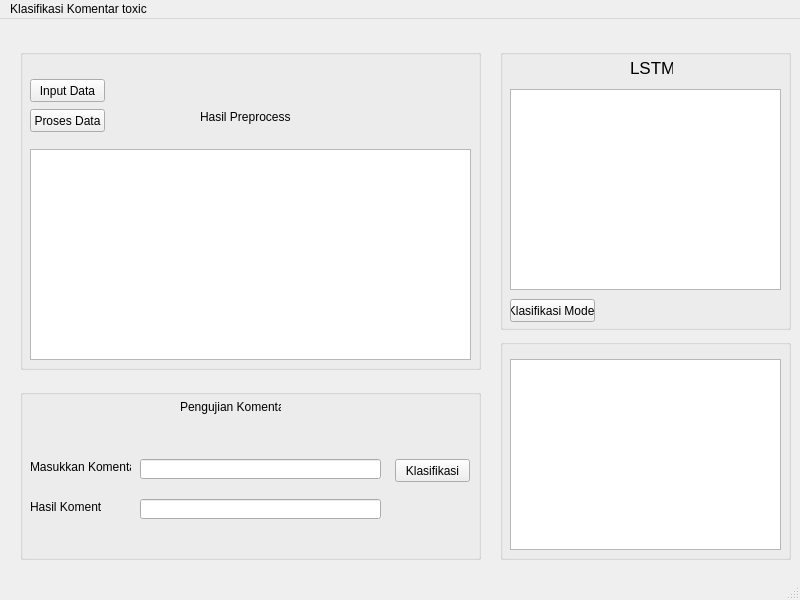
<?xml version="1.0" encoding="UTF-8"?>
<ui version="4.0">
 <class>MainWindow</class>
 <widget class="QMainWindow" name="MainWindow">
  <property name="geometry">
   <rect>
    <x>0</x>
    <y>0</y>
    <width>800</width>
    <height>600</height>
   </rect>
  </property>
  <property name="windowTitle">
   <string>MainWindow</string>
  </property>
  <widget class="QWidget" name="centralwidget">
   <widget class="QGroupBox" name="groupBox_3">
    <property name="geometry">
     <rect>
      <x>20</x>
      <y>370</y>
      <width>461</width>
      <height>171</height>
     </rect>
    </property>
    <property name="title">
     <string/>
    </property>
    <widget class="QLabel" name="labelTesting">
     <property name="geometry">
      <rect>
       <x>160</x>
       <y>10</y>
       <width>101</width>
       <height>16</height>
      </rect>
     </property>
     <property name="text">
      <string>Pengujian Komentar</string>
     </property>
    </widget>
    <widget class="QLabel" name="labelInput">
     <property name="geometry">
      <rect>
       <x>10</x>
       <y>70</y>
       <width>101</width>
       <height>16</height>
      </rect>
     </property>
     <property name="text">
      <string>Masukkan Komentar</string>
     </property>
    </widget>
    <widget class="QLabel" name="labelOutput">
     <property name="geometry">
      <rect>
       <x>10</x>
       <y>110</y>
       <width>71</width>
       <height>16</height>
      </rect>
     </property>
     <property name="text">
      <string>Hasil Komentar</string>
     </property>
    </widget>
    <widget class="QPushButton" name="buttonKlasifikasi">
     <property name="geometry">
      <rect>
       <x>375</x>
       <y>70</y>
       <width>75</width>
       <height>23</height>
      </rect>
     </property>
     <property name="text">
      <string>Klasifikasi</string>
     </property>
    </widget>
    <widget class="QLineEdit" name="inputBox">
     <property name="geometry">
      <rect>
       <x>120</x>
       <y>70</y>
       <width>241</width>
       <height>20</height>
      </rect>
     </property>
    </widget>
    <widget class="QLineEdit" name="outputBox">
     <property name="geometry">
      <rect>
       <x>120</x>
       <y>110</y>
       <width>241</width>
       <height>20</height>
      </rect>
     </property>
    </widget>
   </widget>
   <widget class="QGroupBox" name="groupBox_1">
    <property name="geometry">
     <rect>
      <x>20</x>
      <y>30</y>
      <width>461</width>
      <height>321</height>
     </rect>
    </property>
    <property name="title">
     <string/>
    </property>
    <widget class="QPushButton" name="buttonInputData">
     <property name="geometry">
      <rect>
       <x>10</x>
       <y>30</y>
       <width>75</width>
       <height>23</height>
      </rect>
     </property>
     <property name="text">
      <string>Input Data</string>
     </property>
    </widget>
    <widget class="QTableWidget" name="tablePreprocessing">
     <property name="geometry">
      <rect>
       <x>10</x>
       <y>100</y>
       <width>441</width>
       <height>211</height>
      </rect>
     </property>
    </widget>
    <widget class="QLabel" name="labelPreprocessing">
     <property name="geometry">
      <rect>
       <x>180</x>
       <y>60</y>
       <width>91</width>
       <height>16</height>
      </rect>
     </property>
     <property name="text">
      <string>Hasil Preprocessing</string>
     </property>
    </widget>
    <widget class="QPushButton" name="buttonPreprocessing">
     <property name="geometry">
      <rect>
       <x>10</x>
       <y>60</y>
       <width>75</width>
       <height>23</height>
      </rect>
     </property>
     <property name="text">
      <string>Proses Data</string>
     </property>
    </widget>
    <widget class="QLabel" name="labelData">
     <property name="geometry">
      <rect>
       <x>90</x>
       <y>32</y>
       <width>151</width>
       <height>16</height>
      </rect>
     </property>
     <property name="text">
      <string/>
     </property>
    </widget>
   </widget>
   <widget class="QGroupBox" name="groupBox_2">
    <property name="geometry">
     <rect>
      <x>500</x>
      <y>30</y>
      <width>291</width>
      <height>281</height>
     </rect>
    </property>
    <property name="layoutDirection">
     <enum>Qt::LeftToRight</enum>
    </property>
    <property name="title">
     <string/>
    </property>
    <widget class="QPushButton" name="buttonKlasifikasiModel">
     <property name="geometry">
      <rect>
       <x>10</x>
       <y>250</y>
       <width>85</width>
       <height>23</height>
      </rect>
     </property>
     <property name="text">
      <string>Klasifikasi Model</string>
     </property>
    </widget>
    <widget class="QLabel" name="labelLSTM">
     <property name="geometry">
      <rect>
       <x>130</x>
       <y>10</y>
       <width>43</width>
       <height>18</height>
      </rect>
     </property>
     <property name="font">
      <font>
       <pointsize>13</pointsize>
      </font>
     </property>
     <property name="text">
      <string>LSTM</string>
     </property>
    </widget>
    <widget class="QTableWidget" name="tableParameter">
     <property name="geometry">
      <rect>
       <x>10</x>
       <y>40</y>
       <width>271</width>
       <height>201</height>
      </rect>
     </property>
    </widget>
   </widget>
   <widget class="QGroupBox" name="groupBox_4">
    <property name="geometry">
     <rect>
      <x>500</x>
      <y>320</y>
      <width>291</width>
      <height>221</height>
     </rect>
    </property>
    <property name="layoutDirection">
     <enum>Qt::LeftToRight</enum>
    </property>
    <property name="title">
     <string/>
    </property>
    <widget class="QTableWidget" name="tableHammingLoss">
     <property name="geometry">
      <rect>
       <x>10</x>
       <y>20</y>
       <width>271</width>
       <height>191</height>
      </rect>
     </property>
    </widget>
   </widget>
   <zorder>groupBox_3</zorder>
   <zorder>groupBox_2</zorder>
   <zorder>groupBox_4</zorder>
   <zorder>groupBox_1</zorder>
  </widget>
  <widget class="QMenuBar" name="menubar">
   <property name="geometry">
    <rect>
     <x>0</x>
     <y>0</y>
     <width>800</width>
     <height>21</height>
    </rect>
   </property>
   <widget class="QMenu" name="menuKlasifikasi_Komentar_toxic">
    <property name="title">
     <string>Klasifikasi Komentar toxic</string>
    </property>
   </widget>
   <addaction name="menuKlasifikasi_Komentar_toxic"/>
  </widget>
  <widget class="QStatusBar" name="statusbar"/>
 </widget>
 <resources/>
 <connections/>
</ui>
